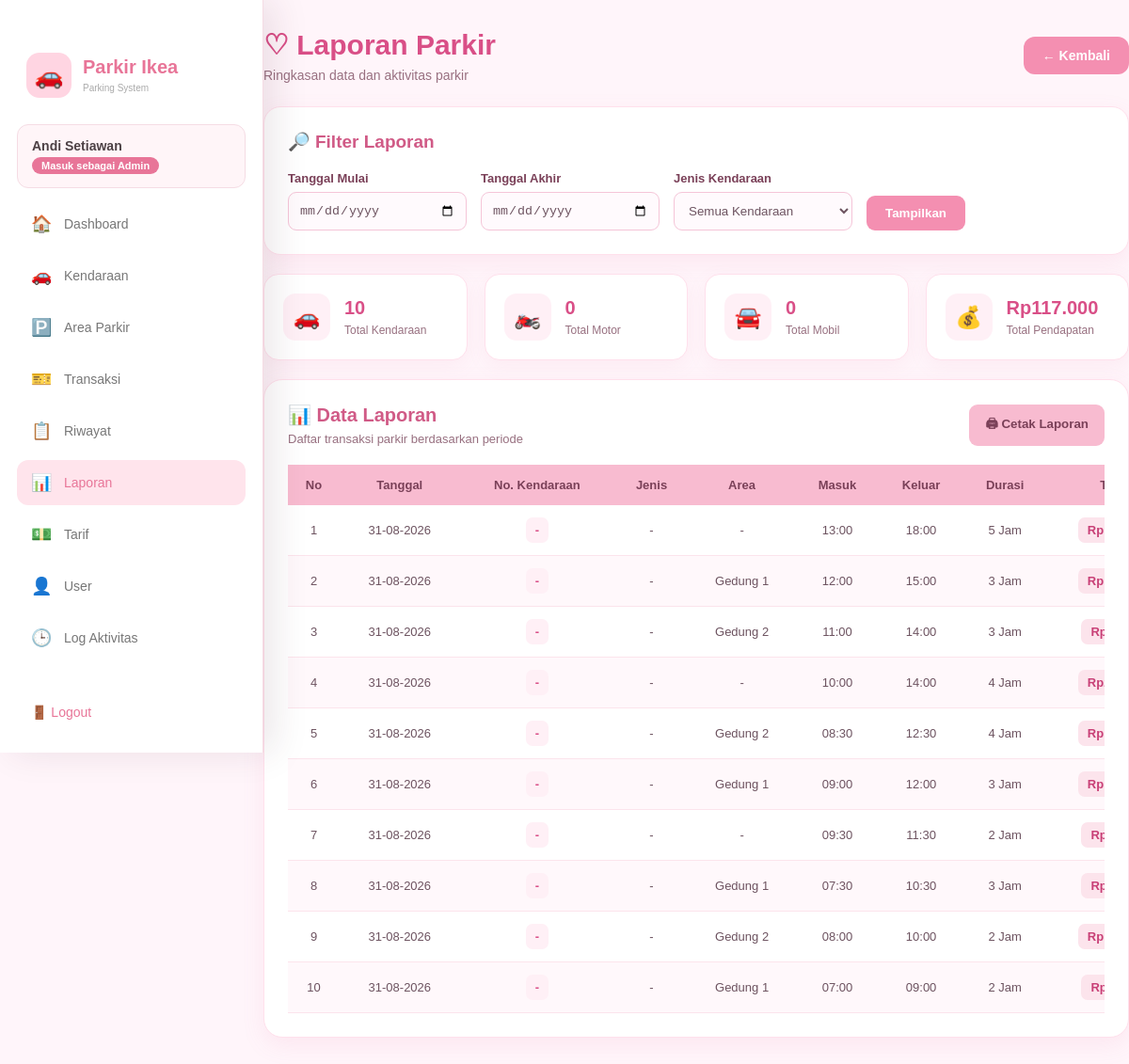
/controller/c_laporan.php (signed in), run on the app's committed database.
### tables this page shows
CREATE TABLE `transaksi_parkir` (
  `id_parkir` int NOT NULL,
  `id_kendaraan` int NOT NULL,
  `waktu_masuk` datetime NOT NULL,
  `waktu_keluar` datetime DEFAULT NULL,
  `id_tarif` int NOT NULL,
  `durasi_jam` int DEFAULT NULL,
  `biaya_total` int DEFAULT '0',
  `status` varchar(20) NOT NULL,
  `id_user` int NOT NULL,
  `id_area` int NOT NULL
);

CREATE TABLE `tb_area_parkir` (
  `id_area` int NOT NULL,
  `nama_area` varchar(50) NOT NULL,
  `kapasitas` int NOT NULL,
  `terisi` int DEFAULT '0'
);

### controller/c_laporan.php (called while the page is built, shortened)
<?php
include_once __DIR__ . '/../models/m_transaksi.php';
$koneksi_obj     = new koneksi();
$transaksi_model = new M_Transaksi($koneksi_obj->koneksi);
$tgl_mulai = trim($_GET['tanggal_mulai'] ?? '');
$tgl_akhir = trim($_GET['tanggal_akhir'] ?? '');
$jenis     = trim($_GET['jenis_kendaraan'] ?? '');
$data_laporan = $transaksi_model->tampil_laporan($tgl_mulai, $tgl_akhir, $jenis);
$total_kendaraan  = count($data_laporan);
$total_motor      = 0;
$total_mobil      = 0;
$total_pendapatan = 0;
foreach ($data_laporan as $row) {
    $total_pendapatan += (int) ($row->biaya_total ?? 0);
}
include __DIR__ . '/../view/v_laporan.php';
exit();

### models/koneksi.php (called while the page is built, shortened)
<?php
class koneksi {
    private $host     = "localhost";
    private $username = "root";
    private $pass     = "";
    private $db       = "parkir_ikea";
    public function __construct() {
        $this->koneksi = new mysqli($this->host, $this->username, $this->pass, $this->db);
    }
}
?>

### models/m_transaksi.php (called while the page is built, shortened)
<?php
include_once __DIR__ . '/koneksi.php';
class M_Transaksi {
    private $db;
    public function __construct($koneksi) {
        $this->db = $koneksi;
    }
    public function tampil_laporan($tgl_mulai = '', $tgl_akhir = '', $jenis = '') {
        $result = [];
        $sql = "SELECT t.*,
                       k.plat_nomor, k.jenis_kendaraan,
                       a.nama_area
                FROM transaksi_parkir t
                LEFT JOIN tb_kendaraan   k ON k.id_kendaraan = t.id_kendaraan
                LEFT JOIN tb_area_parkir a ON a.id_area = t.id_area
                WHERE LOWER(t.status) = 'keluar'";
        $types  = '';
        $sql .= " ORDER BY t.waktu_keluar DESC, t.id_parkir DESC";
        $stmt = $this->db->prepare($sql);
        $stmt->execute();
        $query = $stmt->get_result();
        while ($data = mysqli_fetch_object($query)) {
            $result[] = $data;
        }
        return $result;
    }
}

### view/v_laporan.php (the view, shortened to what this page needs)
<!DOCTYPE html>
<html lang="id">
<head>
    <link rel="stylesheet" href="../assets/laporan.css">
    <link rel="stylesheet" href="../assets/navbar.css">
</head>
<body>
    <?php include __DIR__ . '/navbar.php'; ?>
<div class="container">
    <div class="header">
        <div>
            <h1>♡ Laporan Parkir</h1>
            <p>Ringkasan data dan aktivitas parkir</p>
        </div>
        <a href="../view/<?= $link_dashboard ?>" class="btn-kembali">
            ← Kembali
        </a>
    </div>
    <div class="filter-card">
        <h2>🔎 Filter Laporan</h2>
        <form method="get" action="../controller/c_laporan.php">
            <div class="form-group">
                <label>Tanggal Mulai</label>
                <input type="date" name="tanggal_mulai" value="<?= htmlspecialchars($tgl_mulai) ?>">
            </div>
            <div class="form-group">
                <label>Tanggal Akhir</label>
                <input type="date" name="tanggal_akhir" value="<?= htmlspecialchars($tgl_akhir) ?>">
            </div>
            <div class="form-group">
                <label>Jenis Kendaraan</label>
                <select name="jenis_kendaraan">
                    <option value=""      <?= $jenis === ''      ? 'selected' : '' ?>>Semua Kendaraan</option>
                </select>
            </div>
            <button type="submit" class="btn-filter">
                Tampilkan
            </button>
        </form>
    </div>
    <div class="summary">
        <div class="summary-card">
            <div class="icon">🚗</div>
            <div>
                <h3><?= number_format($total_kendaraan, 0, ',', '.') ?></h3>
                <p>Total Kendaraan</p>
            </div>
        </div>
        <div class="summary-card">
            <div class="icon">🏍️</div>
            <div>
                <h3><?= number_format($total_motor, 0, ',', '.') ?></h3>
                <p>Total Motor</p>
            </div>
        </div>
        <div class="summary-card">
            <div class="icon">🚘</div>
            <div>
                <h3><?= number_format($total_mobil, 0, ',', '.') ?></h3>
                <p>Total Mobil</p>
            </div>
        </div>
        <div class="summary-card">
            <div class="icon">💰</div>
            <div>
                <h3>Rp<?= number_format($total_pendapatan, 0, ',', '.') ?></h3>
                <p>Total Pendapatan</p>
            </div>
        </div>
    </div>
    <div class="card">
        <div class="card-header">
            <div>
                <h2>📊 Data Laporan</h2>
                <p>Daftar transaksi parkir berdasarkan periode</p>
            </div>
            <button class="btn-cetak" onclick="window.print()">
                🖨 Cetak Laporan
            </button>
        </div>
        <div class="table-wrapper">
            <table>
                <thead>
                    <tr>
                        <th>No</th>
                        <th>Tanggal</th>
                        <th>No. Kendaraan</th>
                        <th>Jenis</th>
                        <th>Area</th>
                        <th>Masuk</th>
                        <th>Keluar</th>
                        <th>Durasi</th>
                        <th>Total</th>
                    </tr>
                </thead>
                <tbody>
                <?php if (!empty($data_laporan)): ?>
                    <?php $no = 1; ?>
                    <?php foreach ($data_laporan as $row): ?>
                    <tr>
                        <td><?= $no++ ?></td>
                        <td><?= !empty($row->waktu_keluar) ? date('d-m-Y', strtotime($row->waktu_keluar)) : '-' ?></td>
                        <td>
                            <span class="plat"><?= htmlspecialchars($row->plat_nomor ?? '-') ?></span>
                        </td>
                        <td><?= htmlspecialchars(ucfirst($row->jenis_kendaraan ?? '-')) ?></td>
                        <td><?= htmlspecialchars($row->nama_area ?? '-') ?></td>
                        <td><?= !empty($row->waktu_masuk)  ? date('H:i', strtotime($row->waktu_masuk))  : '-' ?></td>
                        <td><?= !empty($row->waktu_keluar) ? date('H:i', strtotime($row->waktu_keluar)) : '-' ?></td>
                        <td><?= !empty($row->durasi_jam) ? (int) $row->durasi_jam . ' Jam' : '-' ?></td>
                        <td>
                            <span class="harga">Rp<?= number_format((float) ($row->biaya_total ?? 0), 0, ',', '.') ?></span>
                        </td>
                    </tr>
                    <?php endforeach; ?>
                <?php endif; ?>
                </tbody>
            </table>
        </div>
    </div>
</div>
</body>
</html>

### assets/laporan.css (style rules this page uses)
* { margin: 0; padding: 0; box-sizing: border-box; }
body { font-family: Arial, sans-serif; background-color: #fff5fa; color: #5a3d4a; padding: 30px; }
.container { max-width: 1200px; margin: auto; }
.header { display: flex; justify-content: space-between; align-items: center; margin-bottom: 25px; }
.header h1 { color: #d94f87; font-size: 30px; margin-bottom: 7px; }
.header p { color: #987080; font-size: 14px; }
.btn-kembali { text-decoration: none; background-color: #f48fb1; color: white; padding: 12px 20px; border-radius: 12px; font-size: 14px; font-weight: bold; transition: 0.3s; }
.filter-card { background-color: white; padding: 25px; border-radius: 18px; margin-bottom: 20px; border: 1px solid #ffe0ec; box-shadow: 0 8px 25px rgba(221, 112, 153, 0.10); }
.filter-card h2 { color: #d05a86; font-size: 19px; margin-bottom: 20px; }
.filter-card form { display: flex; align-items: end; gap: 15px; flex-wrap: wrap; }
.form-group { display: flex; flex-direction: column; gap: 7px; }
.form-group label { font-size: 13px; color: #7a4058; font-weight: bold; }
.form-group input, .form-group select { width: 190px; padding: 11px; border: 1px solid #f5c5d8; border-radius: 9px; outline: none; color: #6d5360; background-color: #fffafd; }
.btn-filter { border: none; background-color: #f48fb1; color: white; padding: 11px 20px; border-radius: 9px; cursor: pointer; font-weight: bold; transition: 0.3s; }
.summary { display: grid; grid-template-columns: repeat(4, 1fr); gap: 18px; margin-bottom: 20px; }
.summary-card { background-color: white; border-radius: 16px; padding: 20px; display: flex; align-items: center; gap: 15px; border: 1px solid #ffe0ec; box-shadow: 0 6px 20px rgba(221, 112, 153, 0.08); }
.summary-card .icon { width: 50px; height: 50px; background-color: #fff0f6; border-radius: 13px; display: flex; align-items: center; justify-content: center; font-size: 23px; }
.summary-card h3 { color: #d94f87; font-size: 20px; margin-bottom: 5px; }
.summary-card p { color: #987080; font-size: 12px; }
.card { background-color: white; border-radius: 20px; padding: 25px; border: 1px solid #ffe0ec; box-shadow: 0 8px 25px rgba(221, 112, 153, 0.10); }
.card-header { display: flex; justify-content: space-between; align-items: center; margin-bottom: 20px; }
.card-header h2 { color: #d05a86; font-size: 20px; margin-bottom: 6px; }
.card-header p { color: #987080; font-size: 13px; }
.btn-cetak { border: none; background-color: #f8bbd0; color: #7a4058; padding: 11px 17px; border-radius: 9px; font-weight: bold; cursor: pointer; transition: 0.3s; }
.table-wrapper { width: 100%; overflow-x: auto; }
table { width: 100%; min-width: 950px; border-collapse: collapse; }
table th { background-color: #f8bbd0; color: #7a4058; padding: 14px 10px; text-align: center; font-size: 13px; }
table td { padding: 13px 10px; text-align: center; border-bottom: 1px solid #fce4ec; color: #6d5360; font-size: 13px; }
tbody tr:nth-child(even) { background-color: #fff8fb; }
.plat { display: inline-block; background-color: #fff0f6; color: #d94f87; padding: 6px 10px; border-radius: 7px; font-weight: bold; }
.harga { display: inline-block; background-color: #fce4ec; color: #c83f76; padding: 6px 10px; border-radius: 7px; font-weight: bold; }

### assets/navbar.css (style rules this page uses)
body { padding-left: 280px; padding-right: 0; }

### data on the page
transaksi_parkir: waktu_keluar "31-08-2026", plat_nomor "-", jenis_kendaraan "-", nama_area "-", waktu_masuk "13:00", waktu_keluar "18:00", durasi_jam "5"
transaksi_parkir: waktu_keluar "31-08-2026", plat_nomor "-", jenis_kendaraan "-", id_area.nama_area "Gedung 1", waktu_masuk "12:00", waktu_keluar "15:00", durasi_jam "3"
transaksi_parkir: waktu_keluar "31-08-2026", plat_nomor "-", jenis_kendaraan "-", id_area.nama_area "Gedung 2", waktu_masuk "11:00", waktu_keluar "14:00", durasi_jam "3"
transaksi_parkir: waktu_keluar "31-08-2026", plat_nomor "-", jenis_kendaraan "-", nama_area "-", waktu_masuk "10:00", waktu_keluar "14:00", durasi_jam "4"
transaksi_parkir: waktu_keluar "31-08-2026", plat_nomor "-", jenis_kendaraan "-", id_area.nama_area "Gedung 2", waktu_masuk "08:30", waktu_keluar "12:30", durasi_jam "4"
transaksi_parkir: waktu_keluar "31-08-2026", plat_nomor "-", jenis_kendaraan "-", id_area.nama_area "Gedung 1", waktu_masuk "09:00", waktu_keluar "12:00", durasi_jam "3"
transaksi_parkir: waktu_keluar "31-08-2026", plat_nomor "-", jenis_kendaraan "-", nama_area "-", waktu_masuk "09:30", waktu_keluar "11:30", durasi_jam "2"
transaksi_parkir: waktu_keluar "31-08-2026", plat_nomor "-", jenis_kendaraan "-", id_area.nama_area "Gedung 1", waktu_masuk "07:30", waktu_keluar "10:30", durasi_jam "3"
transaksi_parkir: waktu_keluar "31-08-2026", plat_nomor "-", jenis_kendaraan "-", id_area.nama_area "Gedung 2", waktu_masuk "08:00", waktu_keluar "10:00", durasi_jam "2"
transaksi_parkir: waktu_keluar "31-08-2026", plat_nomor "-", jenis_kendaraan "-", id_area.nama_area "Gedung 1", waktu_masuk "07:00", waktu_keluar "09:00", durasi_jam "2"

### other printed values
$nama_sekarang "Andi Setiawan"
$role_sekarang "Admin"
$total_kendaraan "10"
$total_motor "0"
$total_mobil "0"
$total_pendapatan "117.000"
